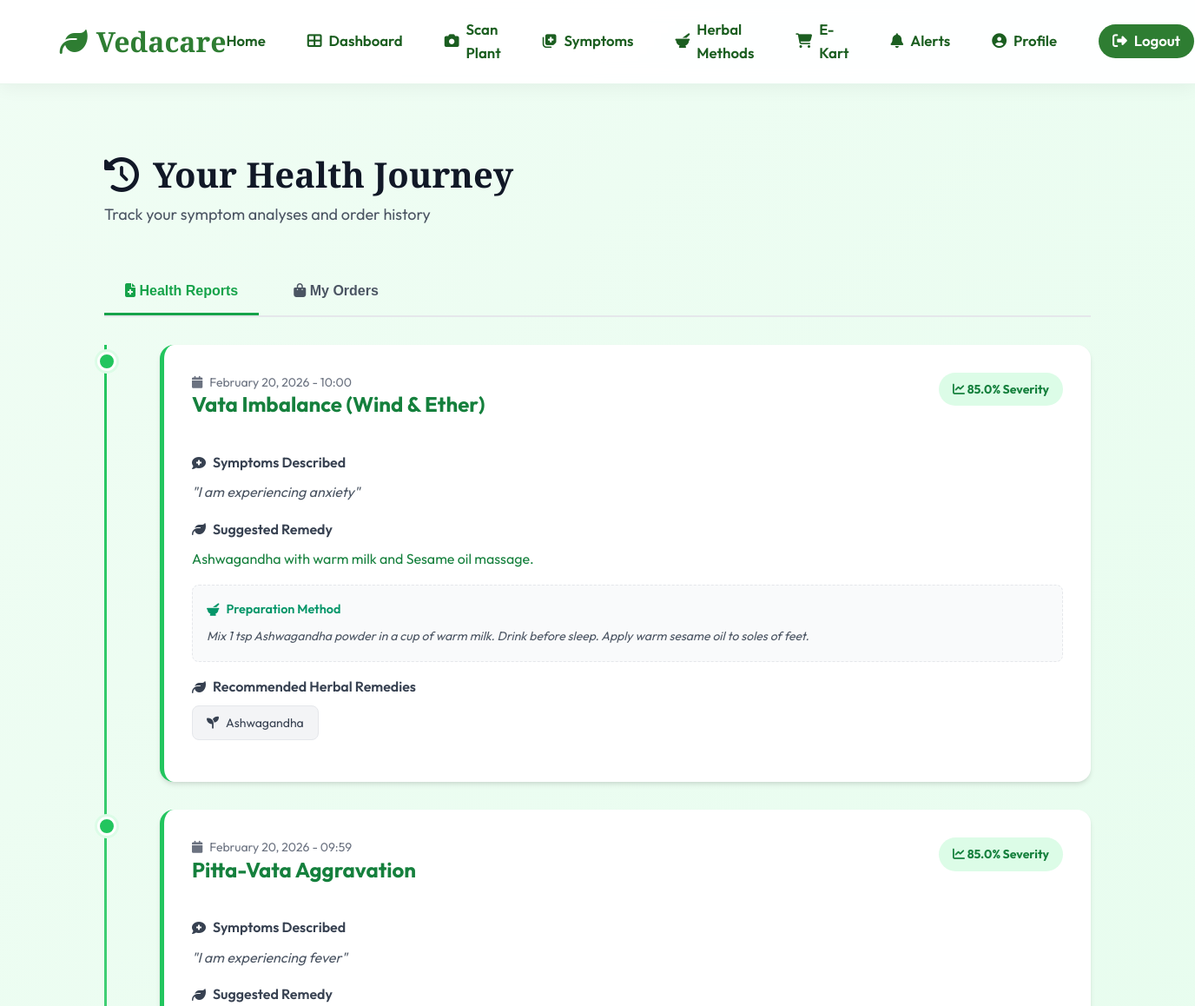
/history/ (signed in, upper part), run on an earlier commit of the app's database.
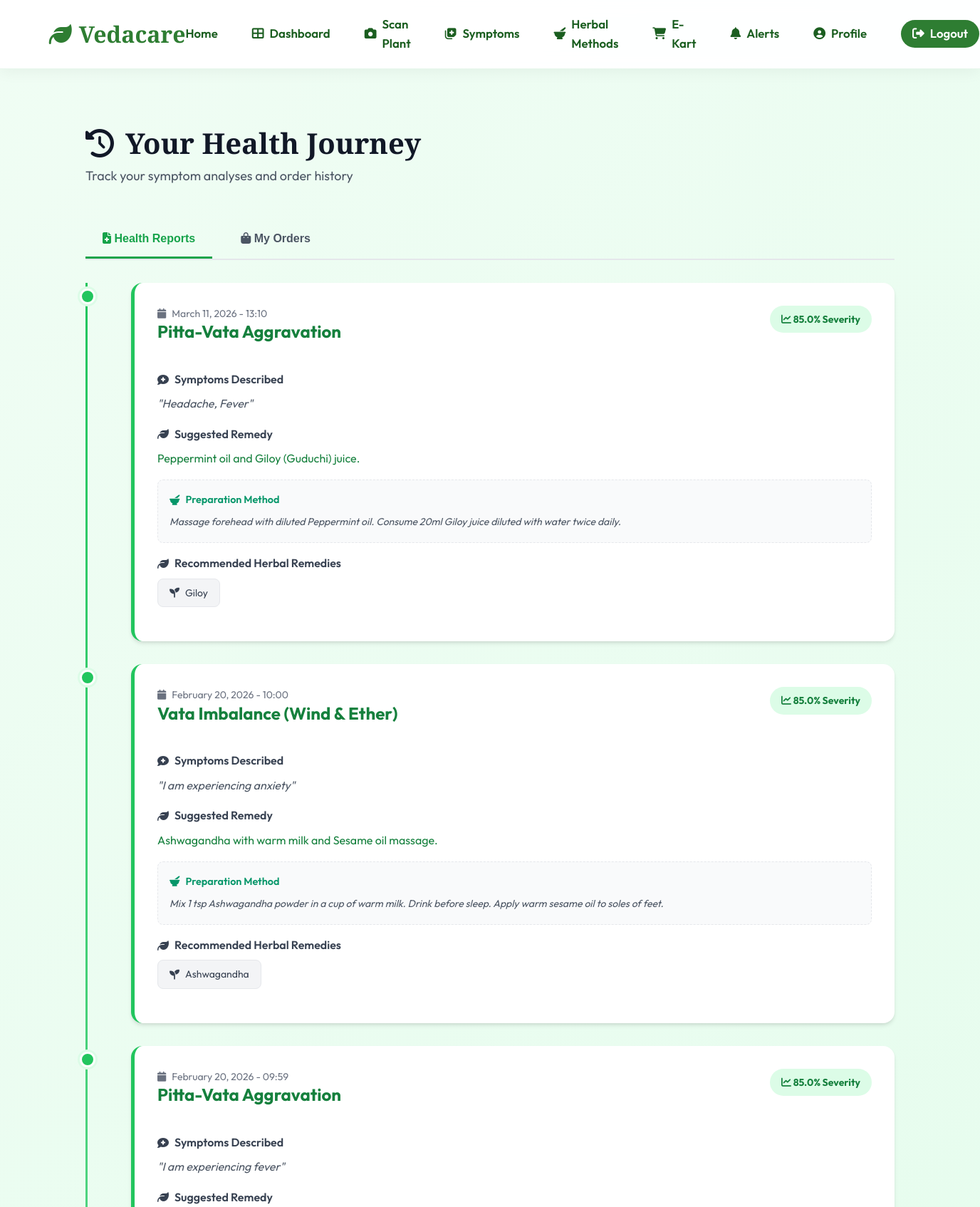
And on a later commit of the database.
### core/models.py (models this page shows, shortened)
class HealthReport(models.Model):
    user = models.ForeignKey(User, on_delete=models.CASCADE)
    symptoms_entered = models.TextField()
    predicted_disease = models.CharField(max_length=200)
    remedy = models.TextField(blank=True)
    preparation_method = models.TextField(blank=True)
    probability = models.FloatField() # Severity/Probability %
    created_at = models.DateTimeField(auto_now_add=True)
    recommended_plants = models.ManyToManyField(AyurvedicPlant)

class AyurvedicPlant(models.Model):
    name = models.CharField(max_length=100)
    scientific_name = models.CharField(max_length=150)
    image = models.ImageField(upload_to='plants/', null=True, blank=True)
    medicinal_use = models.TextField()
    properties = models.TextField() # e.g. Rasa, Guna, Virya
    habitat = models.TextField()
    preparation_method = models.TextField()
    precautions = models.TextField()
    price = models.DecimalField(max_digits=10, decimal_places=2, default=0.00) # For Module 6

### core/views.py (the view)
# urls.py: path('history/', views.user_history, name='history'),
@login_required
def user_history(request):
    reports = HealthReport.objects.filter(user=request.user).order_by('-created_at')
    orders = Order.objects.filter(user=request.user).order_by('-ordered_at')
    tracking_steps = ['Order Placed', 'Packed', 'Shipped', 'Out for Delivery', 'Delivered']
    return render(request, 'core/history.html', {
        'reports': reports,
        'orders': orders,
        'tracking_steps': tracking_steps
    })

### core/context_processors.py (called while the page is built)
def notifications_count(request):
    if request.user.is_authenticated:
        unread_count = Notification.objects.filter(user=request.user, is_read=False).count()
        return {'unread_count': unread_count}
    return {'unread_count': 0}

### templates/core/history.html (shortened to what this page needs)
{% extends 'core/base.html' %}
{% block content %}
<div class="history-container">
    <div class="history-header">
        <h1 class="history-title">
            <i class="fas fa-history"></i>
            Your Health Journey
        </h1>
        <p class="history-subtitle">
            Track your symptom analyses and order history
        </p>
    </div>
    <div class="tabs">
        <button class="tab active" onclick="switchTab('reports')">
            <i class="fas fa-file-medical"></i> Health Reports
        </button>
        <button class="tab" onclick="switchTab('orders')">
            <i class="fas fa-shopping-bag"></i> My Orders
        </button>
    </div>
    <div class="tab-content active" id="reports-tab">
        {% if reports %}
        <div class="timeline">
            {% for report in reports %}
            <div class="timeline-item">
                <div class="report-card">
                    <div class="report-header">
                        <div>
                            <div class="report-date">
                                <i class="fas fa-calendar"></i>
                                {{ report.created_at|date:"F d, Y - H:i" }}
                            </div>
                            <h3 class="report-condition">{{ report.predicted_disease }}</h3>
                        </div>
                        <div class="report-severity">
                            <i class="fas fa-chart-line"></i>
                            {{ report.probability }}% Severity
                        </div>
                    </div>
                    <div class="report-section">
                        <div class="report-label">
                            <i class="fas fa-comment-medical"></i>
                            Symptoms Described
                        </div>
                        <div class="report-content">
                            "{{ report.symptoms_entered }}"
                        </div>
                    </div>
                    {% if report.remedy %}
                    <div class="report-section">
                        <div class="report-label">
                            <i class="fas fa-leaf"></i>
                            Suggested Remedy
                        </div>
                        <div class="report-content" style="color: var(--primary-700); font-style: normal;">
                            {{ report.remedy }}
                        </div>
                    </div>
                    {% endif %}
                    {% if report.preparation_method %}
                    <div class="report-section"
                        style="background: var(--gray-50); padding: 1rem; border-radius: var(--radius-md); border: 1px dashed var(--gray-200);">
                        <div class="report-label" style="font-size: 0.9rem; color: #059669;">
                            <i class="fas fa-mortar-pestle"></i>
                            Preparation Method
                        </div>
                        <div class="report-content" style="font-size: 0.875rem; color: var(--gray-600);">
                            {{ report.preparation_method }}
                        </div>
                    </div>
                    {% endif %}
                    {% if report.recommended_plants.all %}
                    <div class="report-section">
                        <div class="report-label">
                            <i class="fas fa-leaf"></i>
                            Recommended Herbal Remedies
                        </div>
                        <div class="plant-tags">
                            {% for plant in report.recommended_plants.all %}
                            <div class="plant-tag">
                                <i class="fas fa-seedling"></i>
                                {{ plant.name }}
                            </div>
                            {% endfor %}
                        </div>
                    </div>
                    {% endif %}
                </div>
            </div>
            {% endfor %}
        </div>
        {% endif %}
    </div>
        {% else %}
</div>
{% endblock %}

What changed in the data, as far as the page shows it:
added HealthReport: created_at "March 11, 2026 - 13:10", predicted_disease "Pitta-Vata Aggravation", probability "85.0", symptoms_entered "Headache, Fever", remedy "Peppermint oil and Giloy (Guduchi) juice.", preparation_method "Massage forehead with diluted Peppermint oil. Consume 20ml Giloy juice diluted with water twice daily."
now on this page (row unchanged): AyurvedicPlant: name "Giloy", shown under "March 11, 2026 - 13:10"
